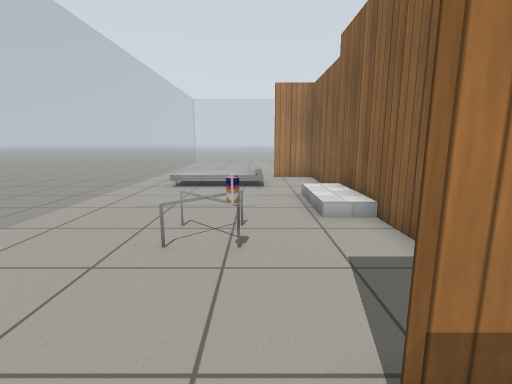
View 1 (above)

16 first-person views from a walk through a world built for the Gazebo simulator. The camera is 0.94 m above the floor, tilts 10° down and sees 85° across. The lines on the ground mark 1 m squares. The floor is counted in squares, 0.5 m on a side. Each view is taken from the middle of a square. On the plan, view 1 faces up. The plan holds only what a view shows up to about 16 squares ahead; the rest is blank. The robots in the file are not drawn. Simple patterns stand in for the simulator's built-in surfaces.

View 2
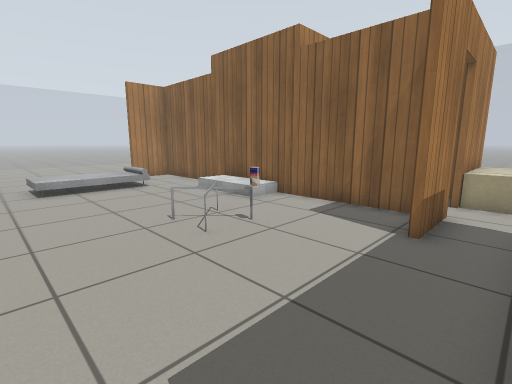

View 3
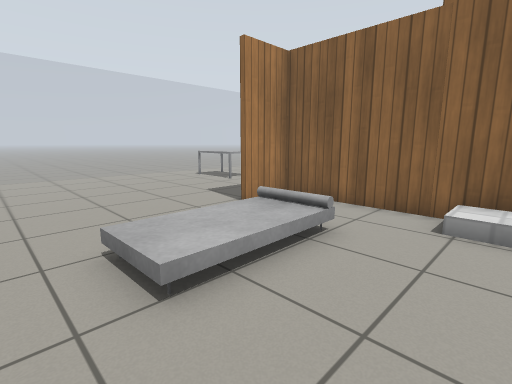

View 4
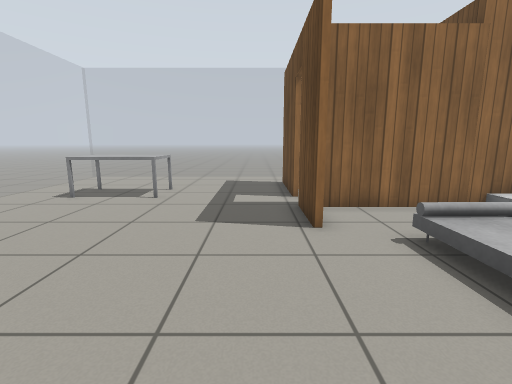

View 5
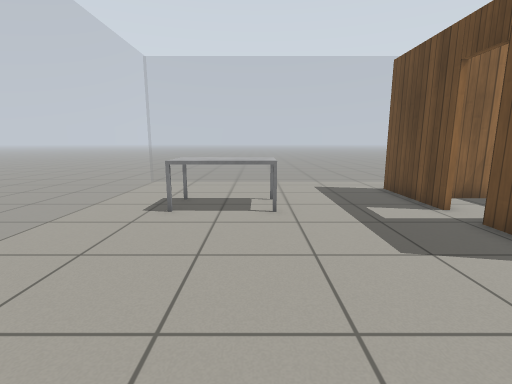

View 6
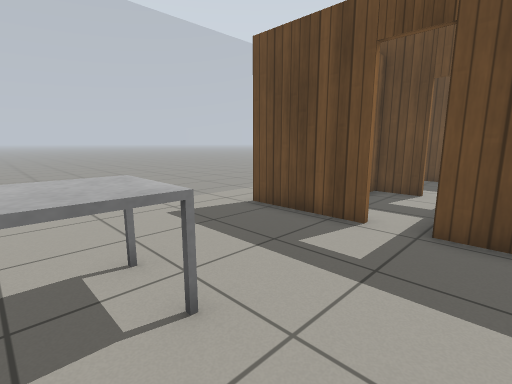

View 7
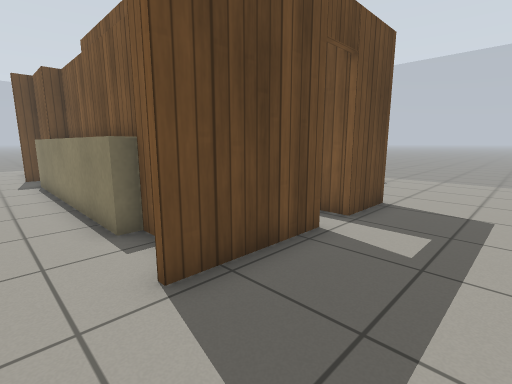

View 8
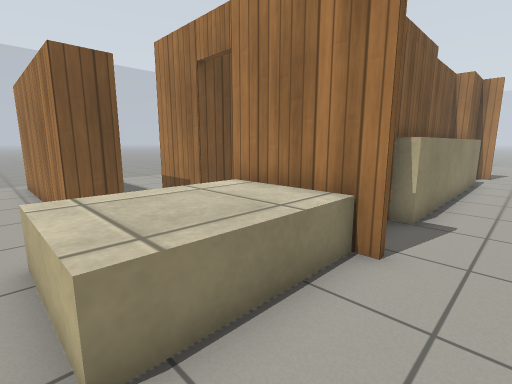

View 9
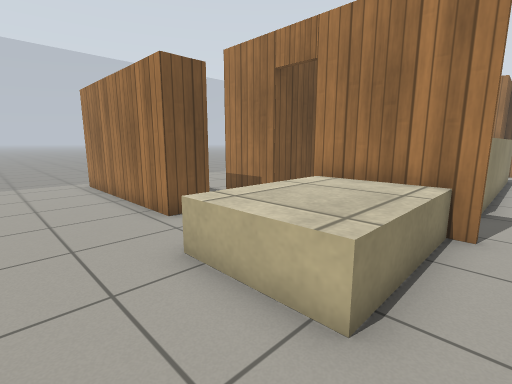

View 10
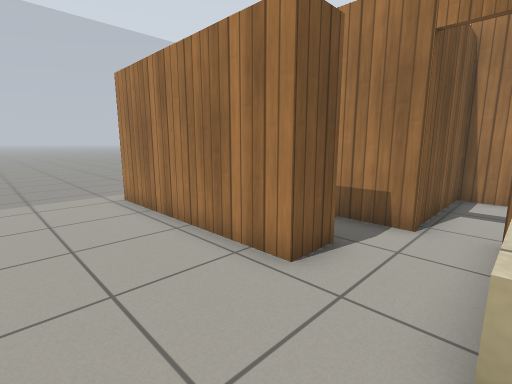

View 11
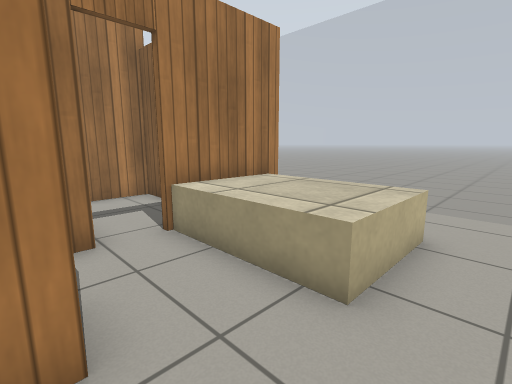

View 12
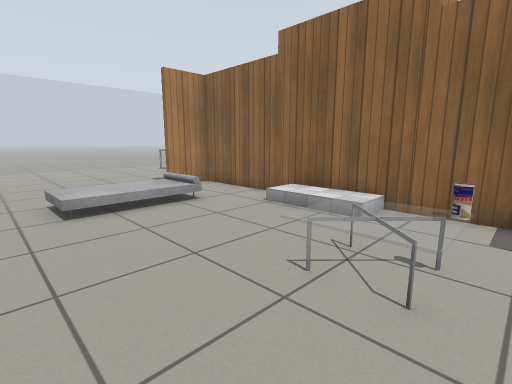

View 13
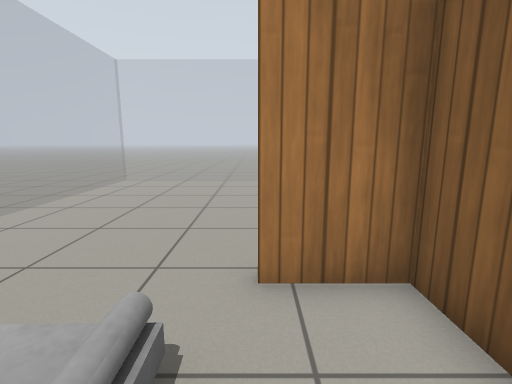

View 14
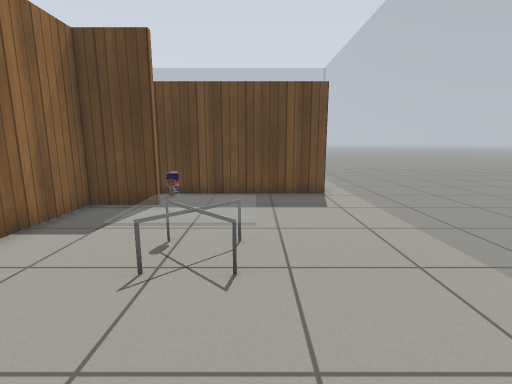

View 15
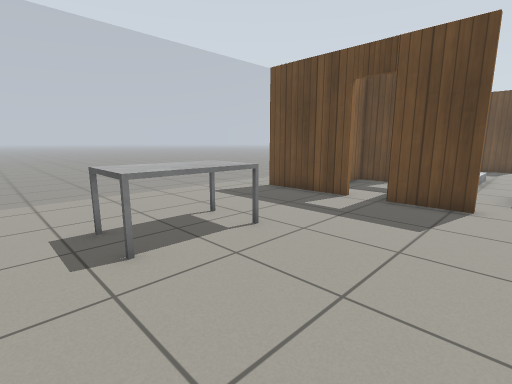

View 16
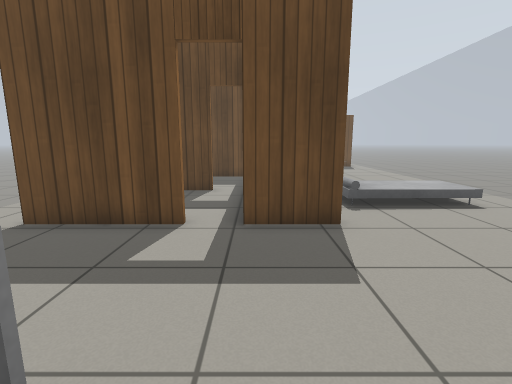

### Floor plan
Ten units are one square. View 1 is at (0, 0); x grows to the right and y downward. Boxes are objects, and circles mark ways between rooms. Rooms are numbered by the first view taken in them; rooms with no view inside come last. Other rooms are left out.
<svg viewBox="-55 -240 155 285">
<path fill="none" stroke="#000" d="M10 -157 33 -157M46 -157 85 -157M85 -155 76 -155 76 -132M76 -40 76 -17 84 -17M9 -17 31 -17 31 -155 10 -155M-46 3 6 3M22 -102 31 -102M76 -131 81 -131 81 -40 76 -40M31 -69 17 -69 17 -102M79 -15 79 26M49 26 49 4M24 2 24 16 -46 16M79 26 49 26M33 -157 33 -148M46 -110 64 -110 64 -153M64 -50 64 -61 33 -61 33 -15M36 -63 59 -63M6 3 16 3M33 -15 9 -15M49 4 49 -18"/>
<rect x="-35" y="-145" width="40" height="30" fill="#bbb"><title>bed</title></rect>
<rect x="-25" y="-65" width="30" height="20" fill="#bbb"><title>coffee table</title></rect>
<rect x="-5" y="-55" width="10" height="10" fill="#bbb"><title>drink can</title></rect>
<rect x="45" y="-235" width="20" height="30" fill="#bbb"><title>dining table</title></rect>
<circle cx="-50" cy="10" r="3" fill="#2a7"/>
<circle cx="95" cy="35" r="3" fill="#2a7"/>
<circle cx="40" cy="-160" r="3" fill="#2a7"/>
<circle cx="15" cy="-5" r="3" fill="#2a7"/>
<circle cx="35" cy="10" r="3" fill="#2a7"/>
<circle cx="40" cy="-110" r="3" fill="#2a7"/>
<circle cx="40" cy="-15" r="3" fill="#2a7"/>
<text x="20" y="-140">1</text>
<text x="20" y="40">2</text>
<text x="50" y="-140">3</text>
<text x="50" y="-40">4</text>
<text x="50" y="-90">5</text>
<text x="20" y="0">6</text>
</svg>
Room 1 opens to room 2. Room 1 opens to room 3. Room 1 opens to room 6. Room 2 opens to room 6. Room 3 opens to room 5. Room 4 opens to room 6.

Where each view was taken, in squares from view 1:
view 1: 0 up, 0 right, facing up
view 2: 0 up, 5 left, facing up-right
view 3: 9 up, 5 left, facing up-right
view 4: 17 up, 5 left, facing right
view 5: 21 up, 3 left, facing right
view 6: 22 up, 2 right, facing down-right
view 7: 19 up, 10 right, facing down-left
view 8: 3 down, 10 right, facing up-left
view 9: 5 down, 9 right, facing up-left
view 10: 5 down, 5 right, facing up-left
view 11: 4 down, 2 right, facing up-right
view 12: 4 up, 5 left, facing up-right
view 13: 12 up, 1 right, facing up
view 14: 10 up, 2 left, facing down
view 15: 25 up, 0 right, facing down-right
view 16: 22 up, 3 right, facing down
